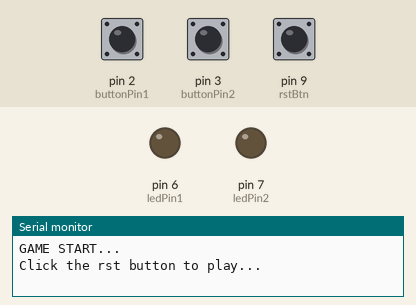
Bench run of a sketch on a simulated Arduino Uno, built with avr-gcc and run on an emulated ATmega328P. Shown: output pins drawn as LEDs (lit = HIGH), the last lines printed to the serial monitor. Inputs (shaded band) come from the test bench; at power-on: pin 9 (rstBtn) HIGH, pin 2 (buttonPin1) HIGH, pin 3 (buttonPin2) HIGH. Random numbers use the default seed unless the sketch sets one.

Above: at 1.2 s.
1.3 s: pin 9 (rstBtn) pulled LOW for 0.25 s
4.5 s: pin 2 (buttonPin1) pulsed LOW 5 times (0.12 s each, 0.3 s apart)
7.5 s: pin 9 (rstBtn) pulled LOW for 1 s
At 11.3 s:
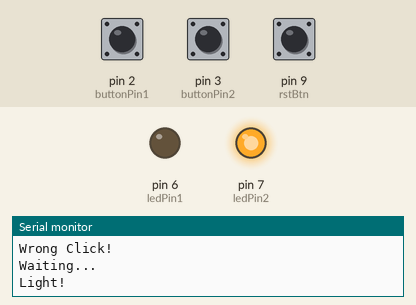
11.5 s: pin 3 (buttonPin2) pulled LOW for 0.25 s
13.2 s: pin 9 (rstBtn) pulled LOW for 3.2 s
At 13.6 s:
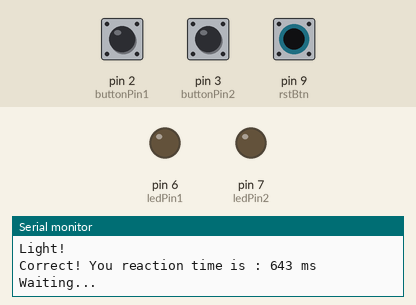
17.9 s: pin 3 (buttonPin2) driven LOW and pin 9 (rstBtn) driven LOW
At 21.74 s:
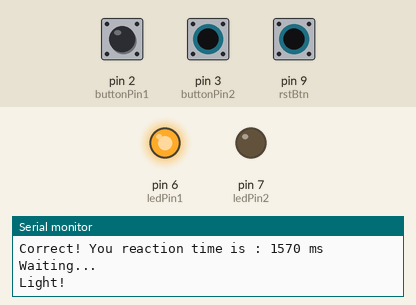
Timing chart, 0 to 21.9 s (numbered marks = the images above; inputs shaded):
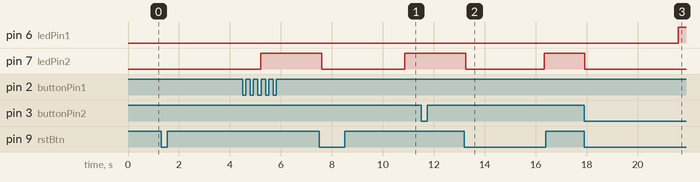

The sketch:

6.5.reaction_game.ino
```cpp
// set pin numbers:
const int buttonPin1 = 2;     // the number of the pushbutton1 pin
const int buttonPin2 = 3;     // the number of the pushbutton2 pin
const int rstBtn = 9;     // the number of the rst button pin
const int ledPin1 = 6;        // the number of the LED1 anode(+) pin
const int ledPin2 = 7;       // the number of the LED2 anode(+) pin

int flag = -1;
int timer = 0;

void setup()
{
  pinMode(buttonPin1, INPUT);
  pinMode(buttonPin2, INPUT);
  pinMode(rstBtn, INPUT);
  pinMode(ledPin1, OUTPUT);
  pinMode(ledPin2, OUTPUT);

  //enabling serial communication
  Serial.begin(115200);

  // set initial LED state
  digitalWrite(ledPin1, LOW);
  digitalWrite(ledPin2, LOW);

  attachInterrupt(digitalPinToInterrupt(buttonPin1), pressed1, FALLING);
  attachInterrupt(digitalPinToInterrupt(buttonPin2), pressed2, FALLING);

  Serial.println("GAME START...");
  Serial.println("Click the rst button to play...");
}

void loop()
{
  if (flag == -1 && digitalRead(rstBtn) == LOW) {
    digitalWrite(ledPin1, LOW);
    digitalWrite(ledPin2, LOW);
    Serial.println("Waiting...");
    int randomTime = random(2000, 5000);
    delay(randomTime);

    timer = millis();
    flag = randomTime % 2;
    Serial.println("Light!");

    if (flag == 0) {
      digitalWrite(ledPin1, HIGH);
    } else if (flag == 1) {
      digitalWrite(ledPin2, HIGH);
    }
  }
  delay(200);
}


void pressed1() {
  if (flag == -1) {
    return;
  }
  if (flag == 0) {
    int currentTime = millis();
    Serial.print("Correct! You reaction time is : ");
    Serial.print(currentTime - timer);
    Serial.println(" ms");
  } else if (flag == 1) {
    Serial.println("Wrong Click!");
  }
  flag = -1;
}

void pressed2() {
  if (flag == -1) {
    return;
  }
  if (flag == 1) {
    int currentTime =millis();
    Serial.print("Correct! You reaction time is : ");
    Serial.print(currentTime - timer);
    Serial.println(" ms");
  } else if (flag == 0) {
    Serial.println("Wrong Click!");
  }
  flag = -1;
}
```

Measured:
- after the input at 7.5 s, pin 7 (ledPin2): HIGH → LOW after 0.11 s, → HIGH 3.2 s later
- after the input at 13.2 s, pin 7 (ledPin2): HIGH → LOW after 0.06 s, → HIGH 3.1 s later
- after the input at 17.9 s, pin 6 (ledPin1): LOW → HIGH after 3.7 s; pin 7 (ledPin2): HIGH → LOW at once
